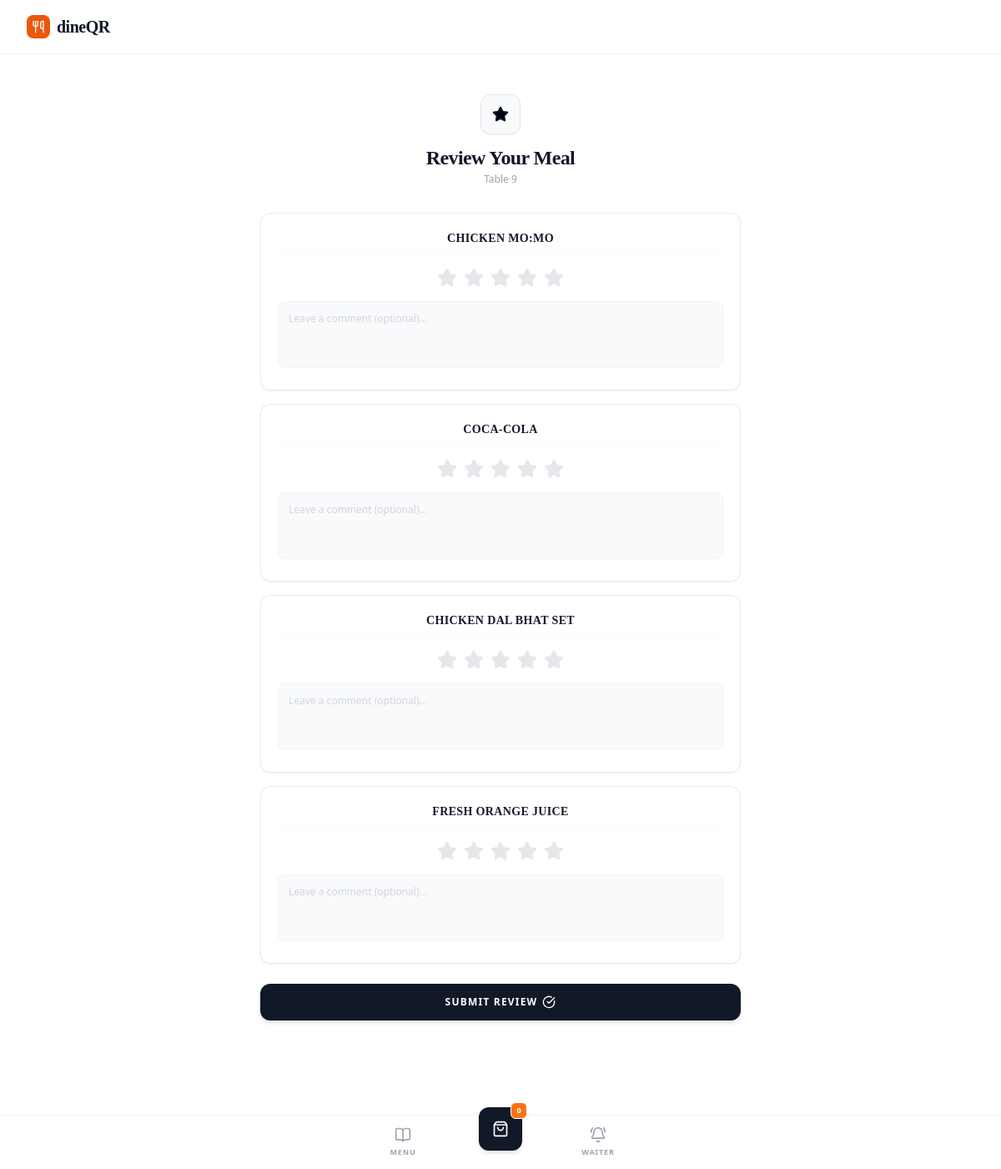
The app's page /order/review/9/ with its own data.
### orders/models.py (models this page shows, shortened)
class Order(models.Model):
    id: int
    STATUS_CHOICES = [
        ("received", "Received"),
        ("preparing", "Preparing"),
        ("ready", "Ready"),
        ("completed", "Completed"),
    ]
    table_number = models.IntegerField()
    status = models.CharField(max_length=20, choices=STATUS_CHOICES, default="received")
    total_price = models.DecimalField(max_digits=10, decimal_places=2, default=0.00)  # type: ignore
    is_paid = models.BooleanField(default=False)
    paid_at = models.DateTimeField(null=True, blank=True)
    paid_amount = models.DecimalField(max_digits=10, decimal_places=2, default=0.00)
    created_at = models.DateTimeField(auto_now_add=True)

class MenuItem(models.Model):
    category = models.ForeignKey(
        Category, on_delete=models.CASCADE, related_name="items"
    )
    name = models.CharField(max_length=200)
    description = models.TextField(blank=True)
    price = models.DecimalField(max_digits=6, decimal_places=2)
    image = models.ImageField(upload_to="menu_items/", blank=True, null=True)
    is_available = models.BooleanField(default=True)
    veg = models.BooleanField(default=False)
    SPICE_CHOICES = [
        ("sweet", "Sweet"),
        ("neutral", "Neutral"),
        ("mild", "Mild"),
        ("medium", "Medium"),
        ("hot", "Hot"),
    ]
    spice_level = models.CharField(
        max_length=10, choices=SPICE_CHOICES, default="neutral"
    )
    preparation_time = models.PositiveIntegerField(default=15)
    is_featured = models.BooleanField(
        default=False, verbose_name="Featured/Recommended"
    )
    def image_tag(self):
        if self.image:
            return format_html(
                '<img src="{}" style="width: 50px; height:50px; object-fit:cover; border-radius:5px;" />',
                self.image.url,
            )
        return "No Image"
    image_tag.short_description = "Preview"

### orders/views.py (the view, shortened to what this page needs)
# urls.py: path("order/review/<int:order_id>/", views.order_review_page, name="order_review"),
def order_review_page(request, order_id):
    try:
        current_order = Order.objects.get(id=order_id)
        orders_to_review = Order.objects.filter(
            table_number=current_order.table_number,
            status__in=["received", "cooking", "ready", "completed"],
        ).prefetch_related("items__menu_item")
    except Order.DoesNotExist:
        return redirect("menu")
    items_to_review = []
    seen_items = set()
    for o in orders_to_review:
        for i in o.items.all():
            if i.menu_item.id not in seen_items:
                items_to_review.append(i.menu_item)
                seen_items.add(i.menu_item.id)
    return render(
        request,
        "orders/order_review.html",
        {"order": current_order, "items_to_review": items_to_review},
    )

### templates/orders/order_review.html (shortened to what this page needs)
{% extends 'orders/base.html' %}
{% block content %}
<div class="max-w-xl mx-auto py-6 pb-16">
    <div class="text-center mb-8">
        <div class="w-12 h-12 bg-gray-50 border border-gray-200 rounded-xl flex items-center justify-center mx-auto mb-3 shadow-sm">
            <i data-lucide="star" class="w-5 h-5 text-gray-900 fill-gray-950"></i>
        </div>
        <h1 class="text-2xl font-serif font-bold text-gray-900 tracking-tight">Review Your Meal</h1>
        <p class="text-xs text-gray-400 font-medium mt-0.5">Table {{ order.table_number }}</p>
    </div>
    <form method="POST" id="review-form" class="space-y-4">
        {% for item in items_to_review %}
        <div class="bg-white rounded-xl p-5 border border-gray-200/80 shadow-sm space-y-4">
            <h3 class="font-serif font-bold text-sm text-gray-900 text-center uppercase tracking-wide border-b border-gray-50 pb-2">{{ item.name }}</h3>
            <div class="flex justify-center gap-2 flex-row-reverse" id="star-group-{{ item.id }}">
                <label for="star5_{{ item.id }}" class="cursor-pointer text-gray-200 hover:text-gray-900 peer-checked:text-gray-900 transition-colors">
                    <i data-lucide="star" class="w-6 h-6 fill-current"></i>
                </label>
                <label for="star4_{{ item.id }}" class="cursor-pointer text-gray-200 hover:text-gray-900 peer-checked:text-gray-900 transition-colors">
                    <i data-lucide="star" class="w-6 h-6 fill-current"></i>
                </label>
                <label for="star3_{{ item.id }}" class="cursor-pointer text-gray-200 hover:text-gray-900 peer-checked:text-gray-900 transition-colors">
                    <i data-lucide="star" class="w-6 h-6 fill-current"></i>
                </label>
                <label for="star2_{{ item.id }}" class="cursor-pointer text-gray-200 hover:text-gray-900 peer-checked:text-gray-900 transition-colors">
                    <i data-lucide="star" class="w-6 h-6 fill-current"></i>
                </label>
                <label for="star1_{{ item.id }}" class="cursor-pointer text-gray-200 hover:text-gray-900 peer-checked:text-gray-900 transition-colors">
                    <i data-lucide="star" class="w-6 h-6 fill-current"></i>
                </label>
            </div>
            <textarea
                name="comment_{{ item.id }}"
                placeholder="Leave a comment (optional)..."
                class="w-full p-3 bg-gray-50 border border-gray-100 rounded-lg text-xs focus:bg-white outline-none transition-all resize-none h-20 font-normal placeholder:text-gray-300"
            ></textarea>
        </div>
        {% endfor %}
        <div class="pt-2">
            <button type="submit" class="w-full bg-gray-900 text-white font-bold py-3.5 rounded-xl text-xs uppercase tracking-widest hover:bg-gray-800 transition-all shadow-md flex items-center justify-center gap-1.5">
                Submit Review <i data-lucide="check-circle" class="w-4 h-4"></i>
            </button>
        </div>
    </form>
</div>
{% endblock %}

### templates/orders/base.html (style rules this page uses)
body { padding-bottom: 90px; }

### records on screen
Order: table_number "9"
MenuItem: name "CHICKEN MO:MO", id "Leave a comment (optional)..."
MenuItem: name "COCA-COLA", id "Leave a comment (optional)..."
MenuItem: name "CHICKEN DAL BHAT SET", id "Leave a comment (optional)..."
MenuItem: name "FRESH ORANGE JUICE", id "Leave a comment (optional)..."
